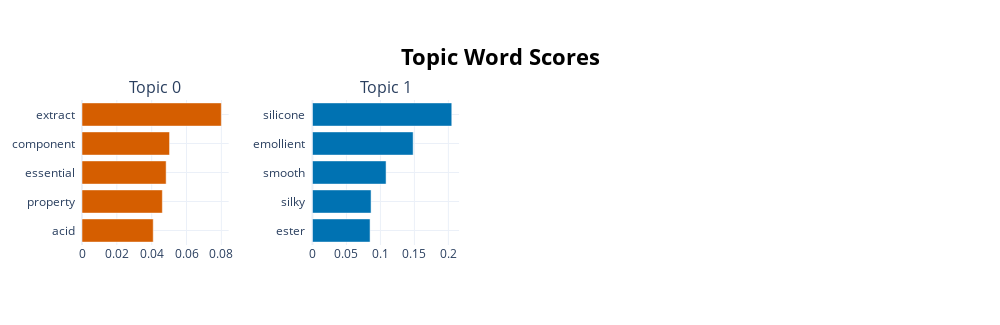

The notebook cell saved with this chart:
### Code cell
#Visualize Terms
model.visualize_barchart()

### Figure 1 — Plotly figure (JSON) as saved in the notebook; plotly's stock layout.template omitted (floating-point values rounded to 4 significant figures)
{"data": [{"marker": {"color": "#D55E00"}, "orientation": "h", "type": "bar", "x": [0.04088, 0.04612, 0.0483, 0.05025, 0.07997], "xaxis": "x", "y": ["acid  ", "property  ", "essential  ", "component  ", "extract  "], "yaxis": "y"}, {"marker": {"color": "#0072B2"}, "orientation": "h", "type": "bar", "x": [0.08479, 0.08626, 0.1083, 0.1482, 0.205], "xaxis": "x2", "y": ["ester  ", "silky  ", "smooth  ", "emollient  ", "silicone  "], "yaxis": "y2"}], "layout": {"annotations": [{"font": {"size": 16}, "showarrow": false, "text": "Topic 0", "x": 0.0875, "xanchor": "center", "xref": "paper", "y": 1, "yanchor": "bottom", "yref": "paper"}, {"font": {"size": 16}, "showarrow": false, "text": "Topic 1", "x": 0.3625, "xanchor": "center", "xref": "paper", "y": 1, "yanchor": "bottom", "yref": "paper"}], "height": 325, "hoverlabel": {"bgcolor": "white", "font": {"family": "Rockwell", "size": 16}}, "showlegend": false, "title": {"font": {"color": "Black", "size": 22}, "text": "<b>Topic Word Scores", "x": 0.5, "xanchor": "center", "yanchor": "top"}, "width": 1000, "xaxis": {"anchor": "y", "domain": [0, 0.175], "showgrid": true}, "xaxis2": {"anchor": "y2", "domain": [0.275, 0.45], "showgrid": true}, "xaxis3": {"anchor": "y3", "domain": [0.55, 0.725], "showgrid": true}, "xaxis4": {"anchor": "y4", "domain": [0.825, 1], "showgrid": true}, "yaxis": {"anchor": "x", "domain": [0, 1], "showgrid": true}, "yaxis2": {"anchor": "x2", "domain": [0, 1], "showgrid": true}, "yaxis3": {"anchor": "x3", "domain": [0, 1], "showgrid": true}, "yaxis4": {"anchor": "x4", "domain": [0, 1], "showgrid": true}}}
